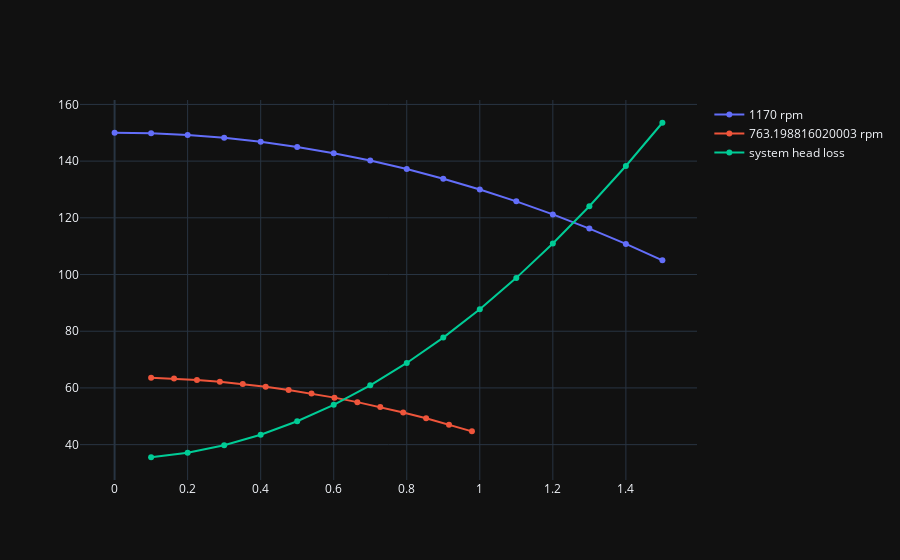

The code cell stored with this chart in its notebook:
### Markdown cell above
To get the exact solution, we need to find the speed that satisfied the operating point of 50% flow. We get this point from the system head loss curve.

### Code cell
# Operating point
vol_flow_reduced_m3_per_s = vol_flow_only_pipe_m3_per_s * 0.5
head_required_m = get_system_head_m(vol_flow_reduced_m3_per_s)

print(f"Vol flow: {vol_flow_reduced_m3_per_s:.2f}m3/s")
print(f"head: {head_required_m:.1f} m")

# Find the pump speed that satisfies this operating condition
def function_to_solve(speed_rpm: float) -> float:
    """Function to solve for speed that satisfies the operating point"""
    pump_head_m = get_pump_head_for_new_speed_m(vol_flow_m3_per_s=vol_flow_reduced_m3_per_s, speed_rpm=speed_rpm)
    return head_required_m - pump_head_m

init_speed_rpm = 0.75 * 1170
sol = root_scalar(f=function_to_solve, x0=init_speed_rpm, x1=init_speed_rpm*0.95)
if sol.converged:
    pump_speed_new_rpm = sol.root
    print(f"The pump speed is {pump_speed_new_rpm} RPM")

vol_flow_max_reduced_speed_m3_per_s = get_vol_flow_from_affinity_m3_per_s(
    vol_flow_m3_per_s_array[-1], speed_ref_rpm=1170, speed_rpm=pump_speed_new_rpm
)
vol_flow_reduced_m3_per_s_array = np.linspace(0.1, vol_flow_max_reduced_speed_m3_per_s, 15)
pump_head_reduced_m_array = get_pump_head_for_new_speed_m(
    vol_flow_m3_per_s=vol_flow_reduced_m3_per_s_array, speed_rpm=pump_speed_new_rpm
)

fig = make_subplots()
fig.add_scatter(x=vol_flow_m3_per_s_array, y=pump_head_m_array, name="1170 rpm")
fig.add_scatter(x=vol_flow_reduced_m3_per_s_array, y=pump_head_reduced_m_array, name=f"{pump_speed_new_rpm} rpm")
fig.add_scatter(x=vol_flow_m3_per_s_array[1:], y=head_system_m_array, name=f"system head loss")

### Figure 1 — Plotly figure (JSON) as saved in the notebook; plotly's stock layout.template omitted (floating-point values rounded to 4 significant figures)
{"data": [{"name": "1170 rpm", "x": [0.0, 0.1, 0.2, 0.3, 0.4, 0.5, 0.6, 0.7, 0.8, 0.9, 1.0, 1.1, 1.2, 1.3, 1.4, 1.5], "y": [150.0, 149.8, 149.2, 148.2, 146.8, 145.0, 142.8, 140.2, 137.2, 133.8, 130.0, 125.8, 121.2, 116.2, 110.8, 105.0], "type": "scatter"}, {"name": "763.198816020003 rpm", "x": [0.1, 0.1627, 0.2255, 0.2882, 0.351, 0.4137, 0.4765, 0.5392, 0.602, 0.6647, 0.7275, 0.7902, 0.853, 0.9157, 0.9785], "y": [63.63, 63.3, 62.81, 62.16, 61.36, 60.4, 59.28, 58.01, 56.58, 54.99, 53.24, 51.34, 49.27, 47.05, 44.68], "type": "scatter"}, {"name": "system head loss", "x": [0.1, 0.2, 0.3, 0.4, 0.5, 0.6, 0.7, 0.8, 0.9, 1.0, 1.1, 1.2, 1.3, 1.4, 1.5], "y": [35.55, 37.15, 39.8, 43.5, 48.25, 54.05, 60.9, 68.81, 77.76, 87.76, 98.81, 110.9, 124.1, 138.3, 153.5], "type": "scatter"}], "layout": {"xaxis": {"anchor": "y", "domain": [0.0, 1.0]}, "yaxis": {"anchor": "x", "domain": [0.0, 1.0]}}}
